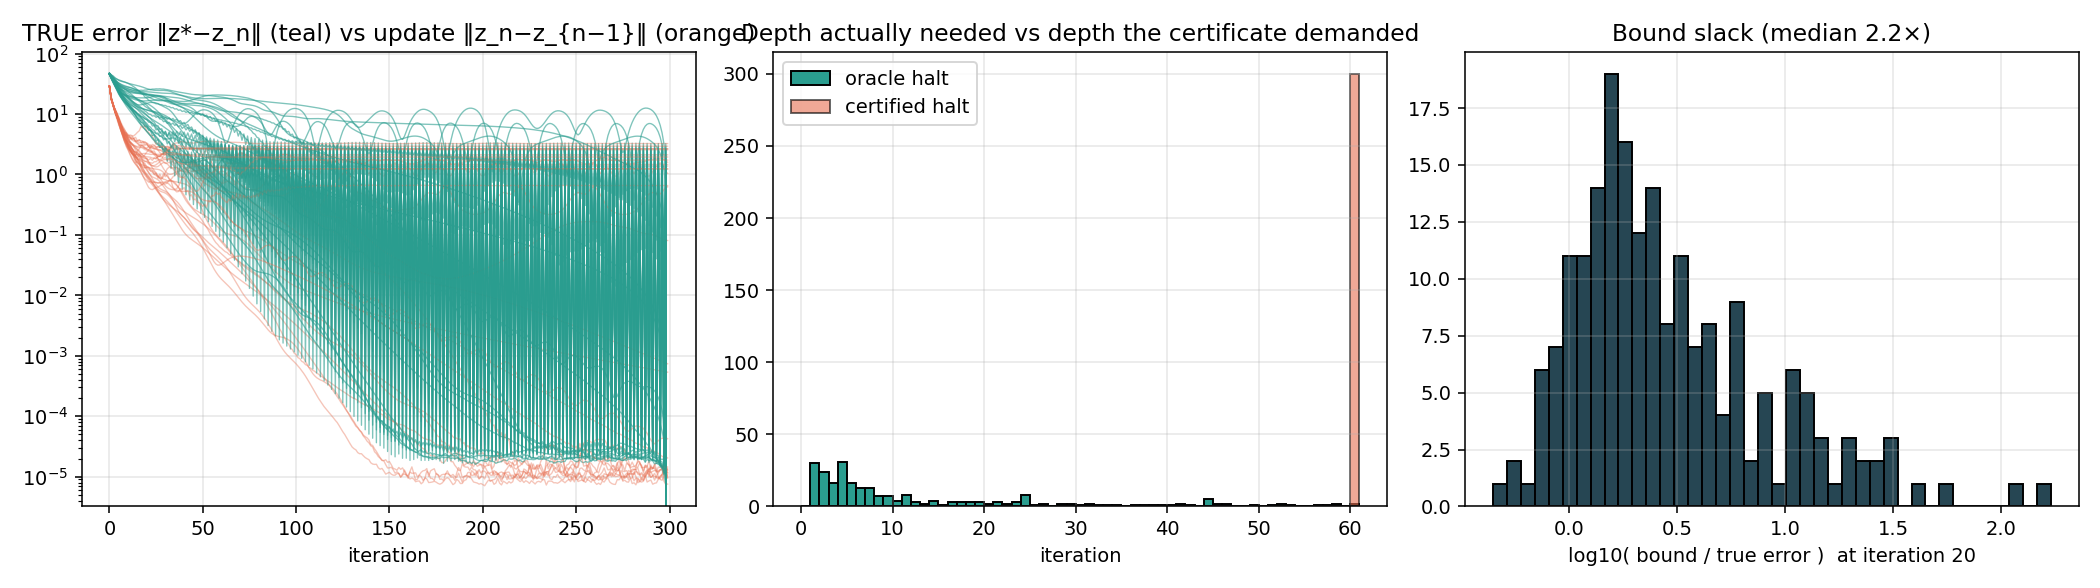

Generate this figure with Python:
"""
Horizon LM Autopsy
==================
Experiment 3 (char-LM) certified <1% of tokens. Two hypotheses:

  H_slow:  the weight-tied attention block genuinely does NOT reach a fixed
           point on language. The DEQ premise fails. Certificate is right to
           refuse. Nothing to fix.

  H_blind: the block DOES converge, but the ONLINE ESTIMATOR cannot see it,
           because updates are non-monotone (84% of sequences re-accelerate)
           and rho_hat = max(last 4 ratios) reads ~1 off a single bump.
           The certificate is broken, not the network.

These are distinguished by ONE measurement the previous runs never made:
the TRUE distance to the fixed point, ||z* - z_n||, with z* taken from a
deep reference (300 iterations). The online bound never sees this. We do.

Reported per token:
  true_err_n   = ||z_300 - z_n||_F                      (ground truth)
  bound_n      = rho_hat/(1-rho_hat) * d_n              (what the certificate believes)
  tightness    = bound_n / true_err_n                   (>>1 => estimator slack)
  oracle_halt  = last iteration at which the last-position argmax changed, +1
                 (the minimal depth a clairvoyant halting rule would use)
  cert_halt    = the soft certificate's halt

If oracle_halt << cert_halt, the compute was there to be saved and the
certificate simply could not prove it. That is H_blind, and it is fixable.
"""
import math, json, time
import numpy as np
import torch, torch.nn as nn, torch.nn.functional as F

torch.manual_seed(0); np.random.seed(0); torch.set_num_threads(1)

text = open("shakespeare.txt").read()
chars = sorted(set(text)); V = len(chars)
stoi = {c: i for i, c in enumerate(chars)}
itos = {i: c for c, i in stoi.items()}
data = torch.tensor([stoi[c] for c in text], dtype=torch.long)
n_tr = int(0.95 * len(data)); train_data, val_data = data[:n_tr], data[n_tr:]
T = 32

def get_batch(split, n):
    src = train_data if split == "train" else val_data
    ix = torch.randint(0, len(src) - T - 1, (n,))
    return (torch.stack([src[i:i + T] for i in ix]),
            torch.stack([src[i + 1:i + T + 1] for i in ix]))

D, H, FFD = 64, 4, 128
CAUSAL = torch.triu(torch.ones(T, T, dtype=torch.bool), diagonal=1)

class TiedLMBlock(nn.Module):
    def __init__(self):
        super().__init__()
        self.emb = nn.Embedding(V, D)
        self.pos = nn.Parameter(torch.randn(T, D) * 0.02)
        self.attn = nn.MultiheadAttention(D, H, batch_first=True)
        self.ff = nn.Sequential(nn.Linear(D, FFD), nn.GELU(), nn.Linear(FFD, D))
        self.ln1, self.ln2 = nn.LayerNorm(D), nn.LayerNorm(D)
        self.inj = nn.Linear(D, D); self.head = nn.Linear(D, V); self.alpha = 0.5
    def u(self, x): return self.inj(self.emb(x) + self.pos)
    def step(self, z, u):
        a = self.attn(z, z, z, attn_mask=CAUSAL, need_weights=False)[0]
        h = self.ln1(z + a + u)
        return (1 - self.alpha) * z + self.alpha * self.ln2(h + self.ff(h))
    def forward(self, x, iters):
        u = self.u(x); z = torch.zeros(x.shape[0], T, D)
        for _ in range(iters): z = self.step(z, u)
        return self.head(z)

net = TiedLMBlock()
opt = torch.optim.Adam(net.parameters(), lr=2e-3)
t0 = time.time()
for step in range(2500):
    x, y = get_batch("train", 32)
    loss = F.cross_entropy(net(x, 10).reshape(-1, V), y.reshape(-1))
    opt.zero_grad(); loss.backward(); opt.step()
    if step % 500 == 0:
        print(f"step {step:4d} loss {loss.item():.3f} ({time.time()-t0:.0f}s)", flush=True)
torch.save(net.state_dict(), "horizon_lm.pt")
L_read = torch.linalg.matrix_norm(net.head.weight, 2).item()
print(f"L_readout = {L_read:.3f}")

# ---------------- deep trajectory, full record ----------------
DEEP, N, WIN = 300, 300, 4
x, y = get_batch("val", N)
with torch.no_grad():
    u = net.u(x); z = torch.zeros(N, T, D)
    Z, d_hist, am_hist, mg_hist = [], [], [], []
    for it in range(1, DEEP + 1):
        zn = net.step(z, u)
        d_hist.append((zn - z).flatten(1).norm(dim=1).numpy())
        lg = net.head(zn[:, -1, :])
        t2 = lg.topk(2, 1).values
        mg_hist.append((t2[:, 0] - t2[:, 1]).numpy())
        am_hist.append(lg.argmax(1).numpy())
        Z.append(zn.clone()); z = zn
    zstar = Z[-1]
    true_err = np.stack([(zstar - Zi).flatten(1).norm(dim=1).numpy() for Zi in Z], 1)  # N x DEEP

d = np.stack(d_hist, 1); am = np.stack(am_hist, 1); mg = np.stack(mg_hist, 1)

# does it converge at all?
conv = dict(
    true_err_it10  = float(np.median(true_err[:, 9])),
    true_err_it20  = float(np.median(true_err[:, 19])),
    true_err_it60  = float(np.median(true_err[:, 59])),
    true_err_it150 = float(np.median(true_err[:, 149])),
    true_rho_tail  = float(np.median((true_err[:, 199] / np.maximum(true_err[:, 149], 1e-12)) ** (1 / 50))),
)

# oracle halt: last iteration the argmax changed (relative to final), +1
final = am[:, -1]
oracle = np.zeros(N, dtype=int)
for i in range(N):
    diffs = np.where(am[i] != final[i])[0]
    oracle[i] = (diffs[-1] + 2) if len(diffs) else 1

# certificate (plain online estimator, cap 60) -- reproduce experiment 3
def certify(cap=60):
    halt = np.zeros(N, dtype=int); rho_at = np.full(N, np.nan); bnd_at = np.full(N, np.nan)
    for it in range(WIN + 1, cap + 1):
        ratios = d[:, it - WIN:it] / np.maximum(d[:, it - WIN - 1:it - 1], 1e-12)
        rho = ratios.max(1)
        b = np.where(rho < 0.999, rho / np.maximum(1 - rho, 1e-9) * d[:, it - 1], np.inf)
        fire = (halt == 0) & (2 * L_read * b < mg[:, it - 1])
        halt[fire] = it; rho_at[fire] = rho[fire]; bnd_at[fire] = b[fire]
    halt[halt == 0] = cap
    return halt, rho_at, bnd_at
cert_halt, rho_at, _ = certify()

# tightness of the bound at a fixed probe depth (it=20), where truth is known
it = 20
ratios = d[:, it - WIN:it] / np.maximum(d[:, it - WIN - 1:it - 1], 1e-12)
rho20 = ratios.max(1)
bound20 = np.where(rho20 < 0.999, rho20 / np.maximum(1 - rho20, 1e-9) * d[:, it - 1], np.inf)
tight = bound20 / np.maximum(true_err[:, it - 1], 1e-12)

res = dict(
    convergence=conv,
    oracle_halt_mean=float(oracle.mean()),
    oracle_halt_median=float(np.median(oracle)),
    oracle_halt_le_10=float((oracle <= 10).mean()),
    cert_halt_mean=float(cert_halt.mean()),
    certified_frac=float((~np.isnan(rho_at)).mean()),
    bound_tightness_at_20_median=float(np.median(tight[np.isfinite(tight)])),
    rho_hat_at_20_median=float(np.median(rho20)),
    rho_true_tail=conv["true_rho_tail"],
    L_readout=L_read,
    margin_median_final=float(np.median(mg[:, -1])),
    wasted_depth_mean=float((cert_halt - oracle).mean()),
)
print(json.dumps(res, indent=2))
json.dump(res, open("horizon_lm_autopsy.json", "w"), indent=2)

import matplotlib; matplotlib.use("Agg"); import matplotlib.pyplot as plt
fig, ax = plt.subplots(1, 3, figsize=(15, 4.2))
for i in range(30):
    ax[0].semilogy(true_err[i], color="#2a9d8f", lw=0.7, alpha=0.6)
    ax[0].semilogy(d[i], color="#e76f51", lw=0.7, alpha=0.4)
ax[0].set_title("TRUE error ‖z*−z_n‖ (teal) vs update ‖z_n−z_{n−1}‖ (orange)")
ax[0].set_xlabel("iteration"); ax[0].grid(alpha=0.3)
ax[1].hist(oracle, bins=range(0, 62), color="#2a9d8f", edgecolor="k", label="oracle halt")
ax[1].hist(cert_halt, bins=range(0, 62), color="#e76f51", alpha=0.6, edgecolor="k", label="certified halt")
ax[1].legend(); ax[1].set_xlabel("iteration"); ax[1].set_title("Depth actually needed vs depth the certificate demanded")
ax[1].grid(alpha=0.3)
fin = tight[np.isfinite(tight)]
ax[2].hist(np.log10(fin), bins=40, color="#264653", edgecolor="k")
ax[2].set_xlabel("log10( bound / true error )  at iteration 20")
ax[2].set_title(f"Bound slack (median {np.median(fin):.1f}×)"); ax[2].grid(alpha=0.3)
plt.tight_layout(); plt.savefig("horizon_lm_autopsy.png", dpi=140)
print("saved")
